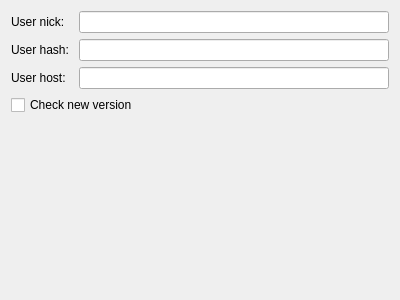
<?xml version="1.0" encoding="UTF-8"?>
<ui version="4.0">
 <class>GeneralPage</class>
 <widget class="PreferenceWidget" name="GeneralPage">
  <property name="geometry">
   <rect>
    <x>0</x>
    <y>0</y>
    <width>400</width>
    <height>300</height>
   </rect>
  </property>
  <layout class="QVBoxLayout" name="verticalLayout">
   <item>
    <layout class="QFormLayout" name="formLayout">
     <item row="0" column="0">
      <widget class="QLabel" name="label">
       <property name="text">
        <string>User nick: </string>
       </property>
      </widget>
     </item>
     <item row="0" column="1">
      <widget class="QLineEdit" name="m_nickEdit"/>
     </item>
     <item row="1" column="0">
      <widget class="QLabel" name="label_2">
       <property name="text">
        <string>User hash: </string>
       </property>
      </widget>
     </item>
     <item row="1" column="1">
      <widget class="QLineEdit" name="m_hashEdit">
       <property name="readOnly">
        <bool>true</bool>
       </property>
      </widget>
     </item>
     <item row="2" column="0">
      <widget class="QLabel" name="label_3">
       <property name="text">
        <string>User host: </string>
       </property>
      </widget>
     </item>
     <item row="2" column="1">
      <widget class="QLineEdit" name="m_hostEdit"/>
     </item>
    </layout>
   </item>
   <item>
    <widget class="QCheckBox" name="m_checkNewVersion">
     <property name="text">
      <string>Check new version</string>
     </property>
    </widget>
   </item>
   <item>
    <spacer name="verticalSpacer">
     <property name="orientation">
      <enum>Qt::Vertical</enum>
     </property>
     <property name="sizeHint" stdset="0">
      <size>
       <width>20</width>
       <height>40</height>
      </size>
     </property>
    </spacer>
   </item>
  </layout>
 </widget>
 <customwidgets>
  <customwidget>
   <class>PreferenceWidget</class>
   <extends>QWidget</extends>
   <header>preferencewidget.h</header>
   <container>1</container>
  </customwidget>
 </customwidgets>
 <resources/>
 <connections/>
</ui>
